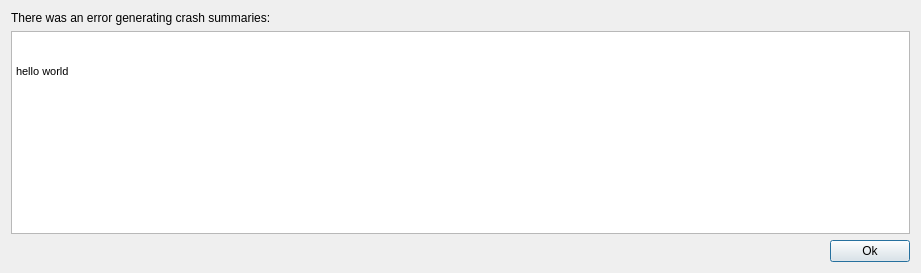
<?xml version="1.0" encoding="UTF-8"?>
<ui version="4.0">
    <class>CrashAnalysisErrorDialog</class>
    <widget class="QDialog" name="CrashAnalysisErrorDialog">
        <property name="geometry">
            <rect>
                <x>0</x>
                <y>0</y>
                <width>921</width>
                <height>273</height>
            </rect>
        </property>
        <property name="windowTitle">
            <string/>
        </property>
        <layout class="QVBoxLayout" name="verticalLayout">
            <item>
                <widget class="QLabel" name="label_2">
                    <property name="text">
                        <string>There was an error generating crash summaries:</string>
                    </property>
                </widget>
            </item>
            <item>
                <widget class="QTextEdit" name="error_contents">
                    <property name="font">
                        <font>
                            <pointsize>8</pointsize>
                        </font>
                    </property>
                    <property name="focusPolicy">
                        <enum>Qt::NoFocus</enum>
                    </property>
                    <property name="readOnly">
                        <bool>true</bool>
                    </property>
                    <property name="markdown">
                        <string>hello world

                        </string>
                    </property>
                    <property name="html">
                        <string>&lt;!DOCTYPE HTML PUBLIC &quot;-//W3C//DTD HTML 4.0//EN&quot; &quot;http://www.w3.org/TR/REC-html40/strict.dtd&quot;&gt;
                            &lt;html&gt;&lt;head&gt;&lt;meta name=&quot;qrichtext&quot; content=&quot;1&quot; /&gt;&lt;style
                            type=&quot;text/css&quot;&gt;
                            p, li { white-space: pre-wrap; }
                            &lt;/style&gt;&lt;/head&gt;&lt;body style=&quot; font-family:'MS Shell Dlg 2';
                            font-size:8pt; font-weight:400; font-style:normal;&quot;&gt;
                            &lt;p style=&quot; margin-top:3px; margin-bottom:3px; margin-left:0px; margin-right:0px;
                            -qt-block-indent:0; text-indent:0px;&quot;&gt;hello world&lt;/p&gt;&lt;/body&gt;&lt;/html&gt;
                        </string>
                    </property>
                    <property name="acceptRichText">
                        <bool>false</bool>
                    </property>
                </widget>
            </item>
            <item>
                <layout class="QHBoxLayout" name="horizontalLayout">
                    <item>
                        <spacer name="horizontalSpacer">
                            <property name="orientation">
                                <enum>Qt::Horizontal</enum>
                            </property>
                            <property name="sizeHint" stdset="0">
                                <size>
                                    <width>40</width>
                                    <height>20</height>
                                </size>
                            </property>
                        </spacer>
                    </item>
                    <item>
                        <widget class="QPushButton" name="ok_button">
                            <property name="text">
                                <string>Ok</string>
                            </property>
                        </widget>
                    </item>
                </layout>
            </item>
        </layout>
    </widget>
    <resources/>
    <connections/>
</ui>
